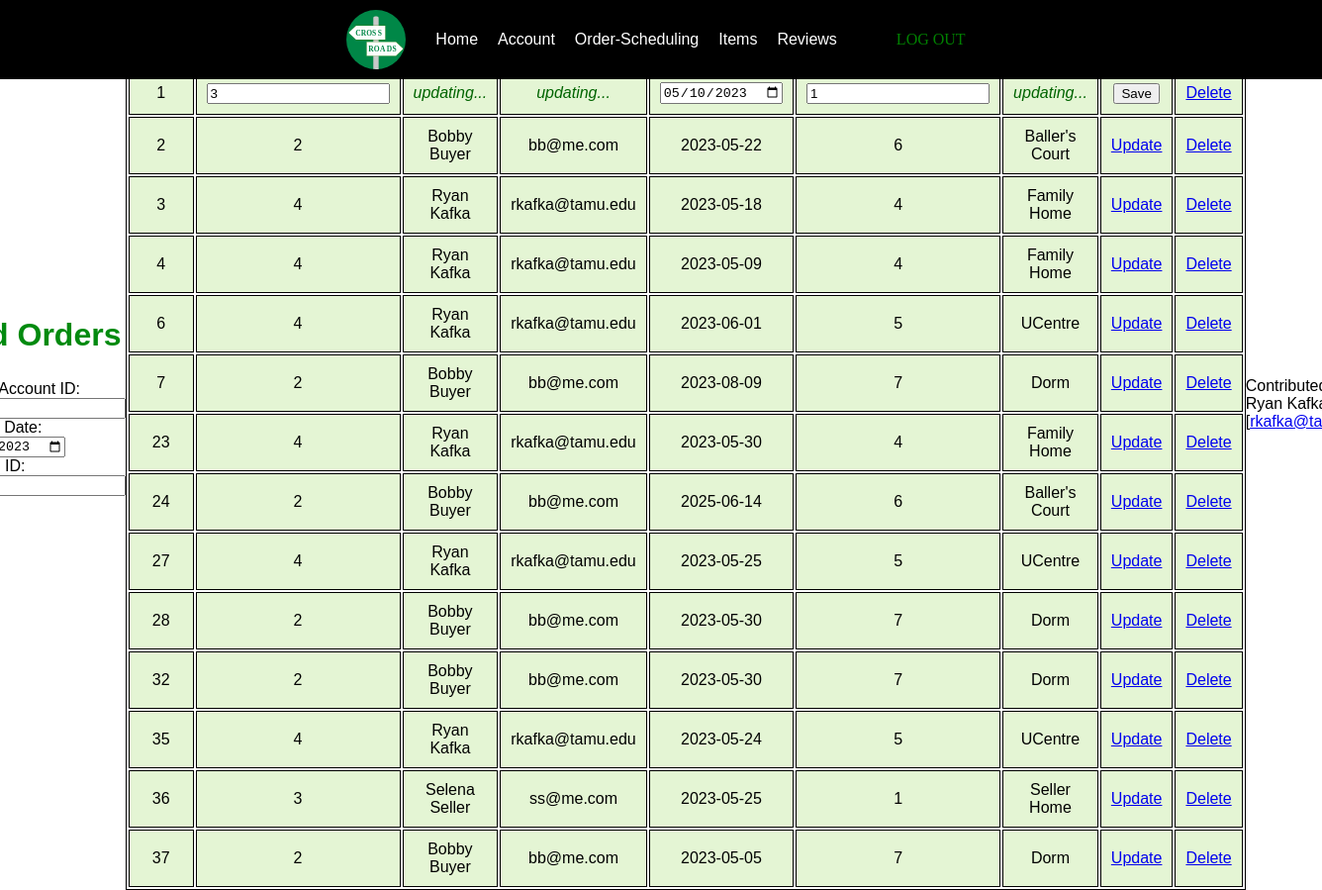
The page /orders/scheduling.php?id=1 on the database its author committed.
### tables this page shows
CREATE TABLE `orders` (
  `order_id` int(12) NOT NULL,
  `account_id` int(12) NOT NULL,
  `delivery_date` date NOT NULL,
  `address_id` int(12) NOT NULL
);

CREATE TABLE `account` (
  `account_id` int(12) NOT NULL COMMENT 'Account ID',
  `account_fname` varchar(100) NOT NULL COMMENT 'First Name',
  `account_lname` varchar(100) NOT NULL COMMENT 'Last Name',
  `account_email` varchar(100) NOT NULL COMMENT 'eMail Address',
  `account_password` varchar(255) NOT NULL COMMENT 'Password',
  `account_type` int(1) NOT NULL COMMENT '0 = admin, 1 = seller, 2 = buyer'
);

CREATE TABLE `address_label` (
  `address_id` int(12) NOT NULL,
  `account_id` int(12) NOT NULL,
  `address_title` varchar(50) NOT NULL
);

### orders/functions/access_orders.php (the view, shortened to what this page needs)
<?php
  $user = 'root';
  $password = '';
  $database = 'crossroads';
  $servername='localhost:3306';
  $conn = new mysqli($servername, $user, $password, $database);
  $query = "SELECT * FROM orders
              LEFT JOIN address_label
                ON address_label.account_id=orders.account_id
              AND address_label.address_id=orders.address_id
              LEFT JOIN account
                ON account.account_id=orders.account_id";
  $query = $query . " ORDER BY order_id ASC";
  echo "<table border='1'>
    <tr>
      <th>Order ID</th>";
  if($_SESSION['is_admin'] || $_SESSION['account_type'] == 1)
    echo  "<th>Buyer's Account ID</th>
      <th>Buyer's Name</th>
      <th>Buyer's Email</th>";
  echo "<th>Delivery Date</th>";
  echo "<th>Address ID</th>";
  echo "<th>Address Label</th>
    </tr>
  ";
  $result = mysqli_query($conn,$query);
  while($row = mysqli_fetch_array($result)) {
    echo "<tr>";
    if($row['order_id'] == $_GET['id']) {
      echo '<form action="http://localhost/crossroads/orders/functions/update_order.php" method="POST">';
      echo 	"<td>" . $row['order_id'] . "</td>";
      if($_SESSION['is_admin']) {
        echo '<td><input type="number" name="buyerID" value="'.$row['account_id'].'"></td>';
        echo '<td> <em style="color:darkgreen;">updating...</em>
              </td>';
        echo '<td> <em style="color:darkgreen;">updating...</em> </td>';
      }
      echo '<td><input type="date" min="2023-05-05" name="deliveryDate" value="'.$row['delivery_date'].'"></td>';
      echo '<td><input type="number" name="addressID" value="'.$row['address_id'].'"></td>';
      echo '<td> <em style="color:darkgreen;">updating...</em> </td>';
      echo '<td><button type="submit">Save</button></td>';
      echo '</form>';
    }
    else {
      echo 	"<td>" . $row['order_id'] . "</td>";
      if($_SESSION['is_admin']) {
        echo 	"<td>" . $row['account_id'] . "</td>";
        echo 	"<td>" . $row['account_fname'] . " "
                      . $row['account_lname'] . "</td>";
        echo 	"<td>" . $row['account_email'] . "</td>";
      }
      echo 	"<td>" . $row['delivery_date'] . "</td>";
      echo 	"<td>" . $row['address_id'] . "</td>";
      echo 	"<td>" . $row['address_title'] . "</td>";
      echo 	'<td><a href="http://localhost/crossroads/orders/scheduling.php?id=' . $row['order_id'] . '" role="button">Update</a></td>';
    }
    echo 	'<td><a href="http://localhost/crossroads/orders/functions/delete_order.php?id=' . $row['order_id'] . '" role="button">Delete</a></td>';
    echo "</tr>";
  }
  echo "</table>";
?>

### style.css (style rules this page uses)
:root { --emeraldgreen: #028A0f; }
body { display: flex; justify-content: center; align-items: center; height: 100vh; }
nav { position: absolute; top: 0%; background-color: black; padding: 10px; display: flex; justify-content: center; width:100%; }
nav a { font-family: Verdana, Geneva, sans-serif; color: white; text-decoration: none; margin: 0 10px; -ms-transform: translateY(35%); transform: translateY(35%); }
table { margin: 0 auto; font-size: large; border: 1px solid black; }
th,td { font-family: Verdana, Geneva, sans-serif; border: 1px solid black; padding: 10px; text-align: center; font-size: medium; }
th { font-weight: bold; }
td { font-weight: lighter; background-color: #E4F5D4; border: 1px solid black; }
form { font-family: Verdana, Geneva, sans-serif; }

### rows shown on the page
orders: order_id "1", buyerID "3", deliveryDate "05/10/2023", addressID "1"
orders: order_id "2", account.account_id "2", account.account_fname "Bobby", account.account_lname "Buyer", account.account_email "bb@me.com", delivery_date "2023-05-22", address_label.address_id "6", address_label.address_title "Baller's Court"
orders: order_id "3", account.account_id "4", account.account_fname "Ryan", account.account_lname "Kafka", account.account_email "rkafka@tamu.edu", delivery_date "2023-05-18", address_label.address_id "4", address_label.address_title "Family Home"
orders: order_id "4", account.account_id "4", account.account_fname "Ryan", account.account_lname "Kafka", account.account_email "rkafka@tamu.edu", delivery_date "2023-05-09", address_label.address_id "4", address_label.address_title "Family Home"
orders: order_id "6", account.account_id "4", account.account_fname "Ryan", account.account_lname "Kafka", account.account_email "rkafka@tamu.edu", delivery_date "2023-06-01", address_label.address_id "5", address_label.address_title "UCentre"
orders: order_id "7", account.account_id "2", account.account_fname "Bobby", account.account_lname "Buyer", account.account_email "bb@me.com", delivery_date "2023-08-09", address_label.address_id "7", address_label.address_title "Dorm"
orders: order_id "23", account.account_id "4", account.account_fname "Ryan", account.account_lname "Kafka", account.account_email "rkafka@tamu.edu", delivery_date "2023-05-30", address_label.address_id "4", address_label.address_title "Family Home"
orders: order_id "24", account.account_id "2", account.account_fname "Bobby", account.account_lname "Buyer", account.account_email "bb@me.com", delivery_date "2025-06-14", address_label.address_id "6", address_label.address_title "Baller's Court"
orders: order_id "27", account.account_id "4", account.account_fname "Ryan", account.account_lname "Kafka", account.account_email "rkafka@tamu.edu", delivery_date "2023-05-25", address_label.address_id "5", address_label.address_title "UCentre"
orders: order_id "28", account.account_id "2", account.account_fname "Bobby", account.account_lname "Buyer", account.account_email "bb@me.com", delivery_date "2023-05-30", address_label.address_id "7", address_label.address_title "Dorm"
orders: order_id "32", account.account_id "2", account.account_fname "Bobby", account.account_lname "Buyer", account.account_email "bb@me.com", delivery_date "2023-05-30", address_label.address_id "7", address_label.address_title "Dorm"
orders: order_id "35", account.account_id "4", account.account_fname "Ryan", account.account_lname "Kafka", account.account_email "rkafka@tamu.edu", delivery_date "2023-05-24", address_label.address_id "5", address_label.address_title "UCentre"
orders: order_id "36", account.account_id "3", account.account_fname "Selena", account.account_lname "Seller", account.account_email "ss@me.com", delivery_date "2023-05-25", address_label.address_id "1", address_label.address_title "Seller Home"
orders: order_id "37", account.account_id "2", account.account_fname "Bobby", account.account_lname "Buyer", account.account_email "bb@me.com", delivery_date "2023-05-05", address_label.address_id "7", address_label.address_title "Dorm"
